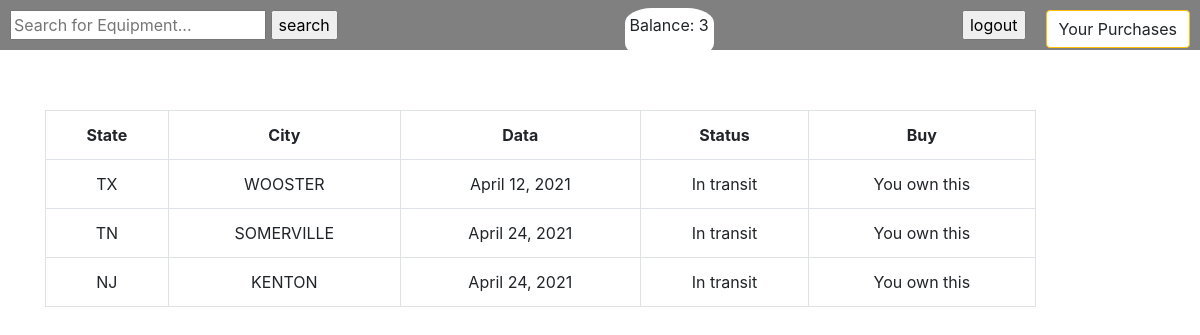
The page /products/ (signed in) on the database its author committed.
### accounts/models.py (models this page shows, shortened)
class Profile(models.Model):
    user = models.OneToOneField(settings.AUTH_USER_MODEL, on_delete=models.CASCADE)
    balance = models.IntegerField(default=0)
    ebooks = models.ManyToManyField(Product, blank=True)
    stripe_id = models.CharField(max_length=200, null=True, blank=True)

### products/models.py (models this page shows, shortened)
class Product(models.Model):
    state = models.CharField(max_length=50, verbose_name='Штат')
    city = models.CharField(max_length=50, verbose_name='Город')
    data = models.DateField(auto_now=False, verbose_name='Дата')
    status = models.CharField(max_length=50, verbose_name='Статус')
    number_track = models.CharField(max_length=50, verbose_name='Номер трека')
    price = models.IntegerField()

### products/views.py (the view)
@login_required
def product_list(request):
    object_list = Product.objects.all()
    filtered_orders = Order.objects.filter(owner=request.user.profile, is_ordered=False)
    current_order_products = []
    if filtered_orders.exists():
    	user_order = filtered_orders[0]
    	user_order_items = user_order.items.all()
    	current_order_products = [product.product for product in user_order_items]
    context = {
        'object_list': object_list,
        'current_order_products': current_order_products
    }
    return render(request, "products/product_list.html", context)

### products/templates/products/product_list.html (shortened to what this page needs)
{% extends 'base.html' %}
{% block content %}
 <section>
        <div class="row">
            <table class="table table-hover table-bordered text-center">
                <tr class="text-center" style="font-weight: 700;">
                    <td>State</td>
                    <td>City</td>
                    <td>Data</td>
                    <td>Status</td>
                    <td>Buy</td>
                </tr>
                    {% for object in object_list %}
                    <tr>
                        <td>{{ object.state }}</td>
                        <td>{{ object.city }}</td>
                        <td>{{ object.data }}</td>
                        <td>{{ object.status }}</td>
                        <td>
                            {% if object in user.profile.ebooks.all %}
                            You own this
                            {% elif object in current_order_products %}
                            <a href="{% url 'shopping_cart:order_summary' %}" class="btn btn-warning">Go to Cart</a>
                            {% else %}
                            <a href="{% url 'shopping_cart:add_to_cart' object.id %}" class="btn btn-warning">Add to Cart</a>
                            {% endif %}
                        </td>
                    </tr>
                    {% endfor %}
            </table>
</div>
 </section>
{% endblock content %}

### templates/base.html (shortened to what this page needs)
<!DOCTYPE html>
<html lang="en">
<head>
    <link href="https://stackpath.bootstrapcdn.com/bootstrap/4.1.1/css/bootstrap.min.css" rel="stylesheet">
    <link rel="stylesheet" href="https://use.fontawesome.com/releases/v5.0.13/css/all.css">
</head>
<body>
<header>
    <nav class="">
    {% if user.is_authenticated %}
        <form method="POST" action="{% url 'products:search' %}"  class="search-form">
                <input name="search" type="text" class="search_input" placeholder="Search for Equipment...">
                <input type="submit" value="search">
        </form>
        <div class="balance">
            <p>Balance: {{ request.user.profile.balance }}</p>
        </div>
        <a href="{% url 'accounts:my_profile' %}" class="btn btn-warning" style="float:right; margin:10px;background-color:white;">Your Purchases</a>
        <form method="POST" action="{% url 'account_logout' %}" class="" style="float:right; margin:10px;" >
            <input type="submit" value="logout">
        </form>
	{% endif %}
    </nav>
</header>
    <div class="container">
        {% block content %}{% endblock content %}
    </div>
</body>
</html>

### templates/base.html (style rules this page uses)
header { height: 50px; background: grey; }
.search-form { width: 50%; margin: 10px; display: inline-block; }
table { margin: 60px auto 0px auto; border: 3px solid black; }
td { border: 1px solid black; }
.balance { background-color: white; padding: 5px; border-radius: 30%; display: inline-block; }

### rows shown on the page
Product: state "TX", city "WOOSTER", data "April 12, 2021", status "In transit", shows "You own this"
Product: state "TN", city "SOMERVILLE", data "April 24, 2021", status "In transit", shows "You own this"
Product: state "NJ", city "KENTON", data "April 24, 2021", status "In transit", shows "You own this"

### other values the page prints
{{ request.user.profile.balance }} "3"
